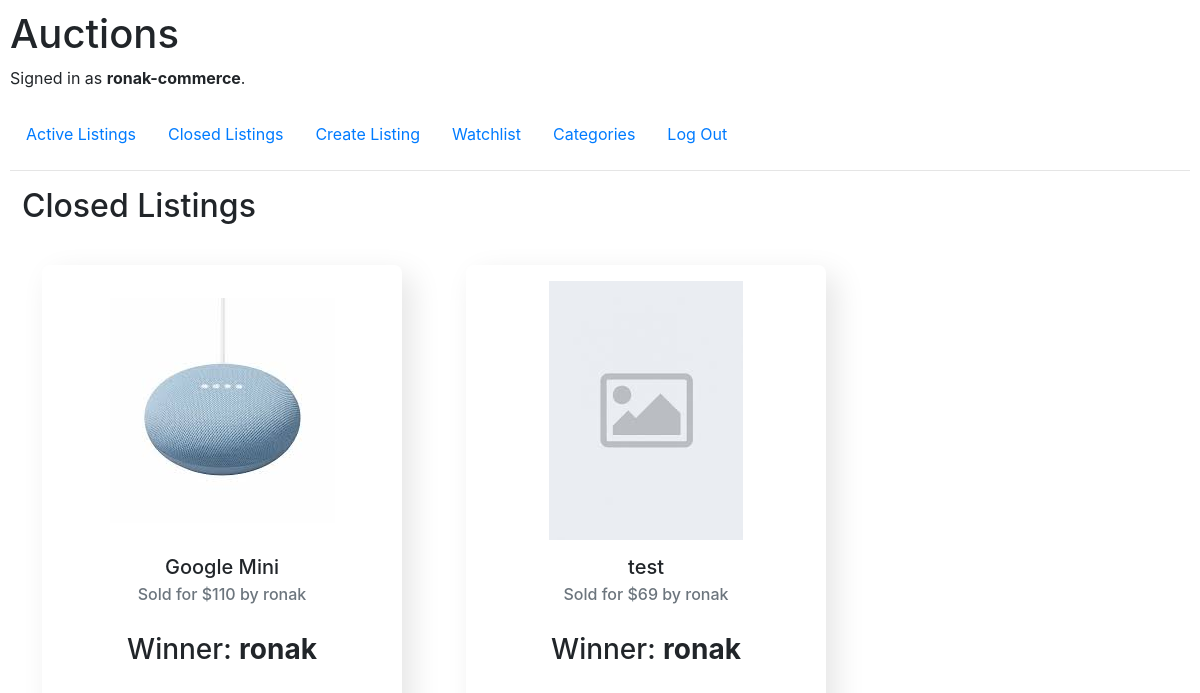
Page /close/8 (signed in) on the earlier database version.
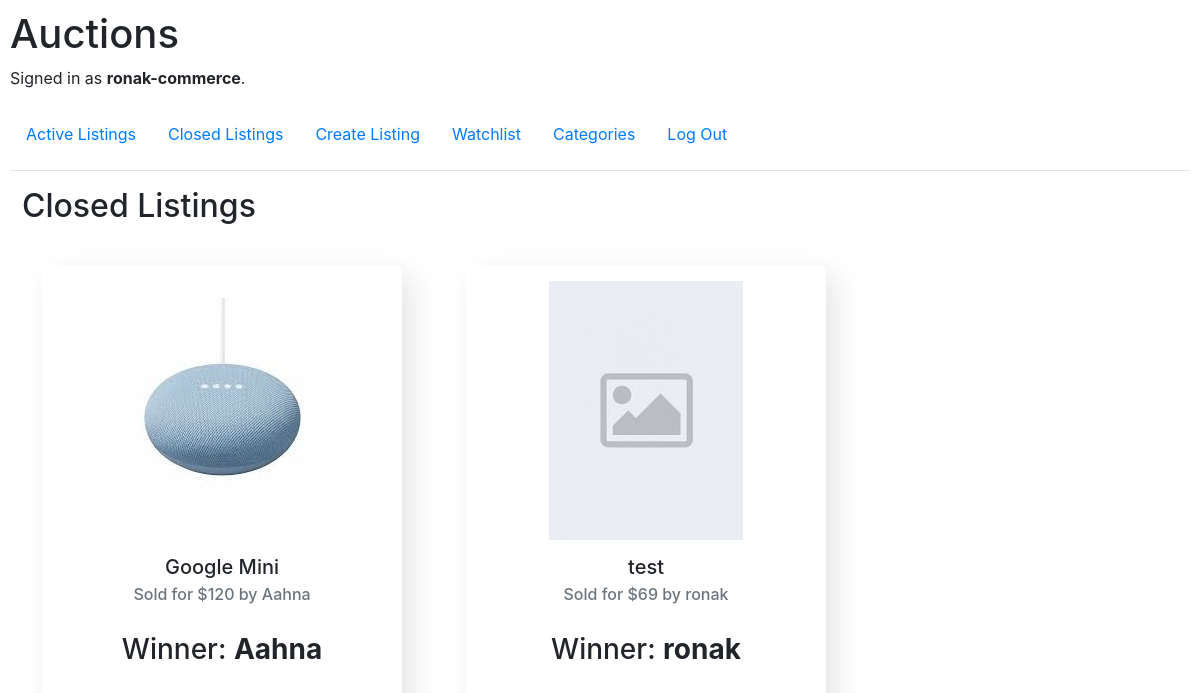
Same page on the later database version.
### auctions/models.py (models this page shows, shortened)
class Listing(models.Model):
    CATEGORIES = [
    ('Toys', 'Toys'),
    ('Electronics', 'Electronics'),
    ('Lifestyle', 'Lifestyle'),
    ('Home', 'Home'),
    ('Fashion', 'Fashion'),
    ('Other', 'Other')
    ]
    def validate_image(img):
        avaible_formats = [
            'png',
            'jpeg',
            'jpg',
            ]
        if img:
            img_ext = img.name.split(".")[-1]
            if img.size > 4194304:
                raise ValidationError("Image size must be less than 4MB")
            if img_ext not in avaible_formats:
                raise ValidationError("Image extension is not available")
        return img
    creator = models.ForeignKey('User', on_delete=models.CASCADE, related_name="creator")
    title = models.CharField(max_length=35, blank=False, null=False)
    minimum_bid = models.IntegerField(blank=False, null=True)
    description = models.CharField(blank=True, max_length=1064, null=True)
    starting_bid = models.IntegerField(blank=True, null=True)
    last_bid = models.ForeignKey('Bid', on_delete=models.CASCADE, blank=True, null=True)
    category = models.CharField(max_length=64, blank=True, choices=CATEGORIES)
    image = models.ImageField(
        default='listing-images/default.jpeg',
        upload_to='auctions/files/images',
        validators=[validate_image])
    comments = models.ManyToManyField(Comment, blank=True)
    bid_counter = models.IntegerField(default=0)
    active = models.BooleanField(default=True)
    winner = models.CharField(max_length=64, blank=True, null=True)

class Bid(models.Model):
    user = models.ForeignKey('User', on_delete=models.CASCADE, related_name="user_bid")
    bid = models.IntegerField()
    date_created = models.DateTimeField(auto_now=True)
    auction = models.ForeignKey('Listing', on_delete=models.CASCADE)
    def __str__(self):
        return f"{self.bid} by {self.user}"

class User(AbstractUser):
    pass

### auctions/views.py (the view)
# urls.py: path("close/<int:listing_id>", views.close_listing, name="close"),
@login_required(login_url='/login', redirect_field_name='close')
def close_listing(request, listing_id):
    listing_to_close = Listing.objects.get(id=listing_id)
    listing_to_close.active = False
    bids = Bid.objects.filter(auction=listing_id).order_by('-bid')
    highest_bid_user = bids[0].user
    listing_to_close.winner = str(highest_bid_user)
    listing_to_close.save()
    closed_listings = Listing.objects.filter(active=False)
    return render(request, "auctions/closed.html", {
        "closed_listings": closed_listings
    })

### auctions/templates/auctions/closed.html (shortened to what this page needs)
{% extends 'auctions/layout.html' %}
{% load static %}
{% block extra_head %}
    <link href="{% static 'auctions/styles/index_styles.css' %}" rel="stylesheet">
{% endblock extra_head %}
{% block body %}
    <div class="overall-layout">
        <h2>Closed Listings</h2>
    </div>
    <div class="main_grid">
    {% if closed_listings %}
        {% for listing in closed_listings %}
            <div class="listing-card">
                <div class="listing-thumbnail">
                    {% if listing.image %}
                        <img src="{{ listing.image }}" class="listing-image" >
                    {% else %}
                        <img src= "{% static '/default.jpeg' %}" class="listing-image" >
                    {% endif %}
                </div>
                <div class="bottom-section">
                    <div class="listing-information">
                        <h5 class="card-title listing-title">{{listing.title}}</h5>
                        <h6 class="card-subtitle mb-2 text-muted current-price">Sold for ${{ listing.last_bid }}</h6>
                    </div>
                    <div class="listing-winner">
                        <h3>Winner: <strong>{{listing.winner}} </strong></h3>
                    </div>
                </div>
            </div>
        {% endfor %}
    {% else %}
        <div>No closed listings.</div>
    {% endif %}
    </div>
{% endblock %}

Differences in the rows shown:
changed Listing "Google Mini": last_bid "110 by ronak" → "120 by Aahna"; winner "ronak" → "Aahna"
